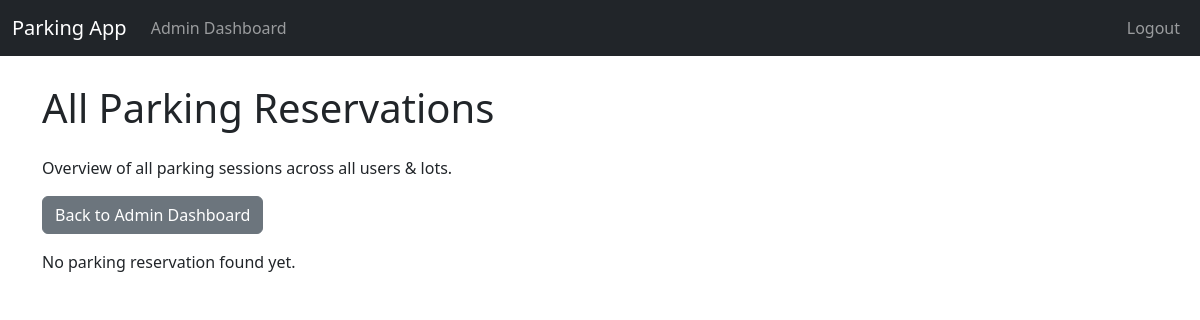
Page /admin/all_reservations (signed in) on the earlier database version.
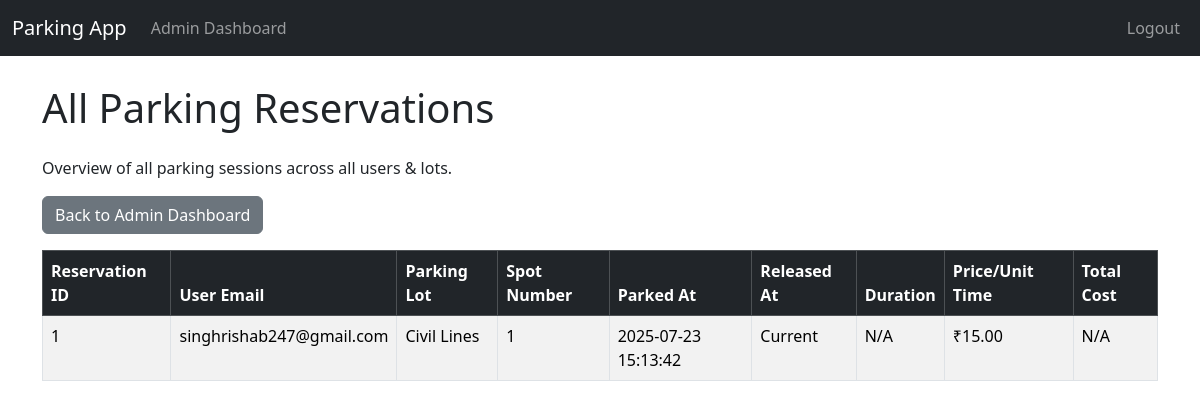
Same page on the later database version.
### app.py (models this page shows, shortened)
class Reservation(db.Model):
    id = db.Column(db.Integer, primary_key=True)
    spot_id = db.Column(db.Integer, db.ForeignKey('parking_spot.id'), nullable=False)
    user_id = db.Column(db.Integer, db.ForeignKey('user.id'), nullable=False)
    parking_timestamp = db.Column(db.DateTime,nullable=False, default=lambda: datetime.now(timezone.utc))
    leaving_timestamp = db.Column(db.DateTime, nullable=True)
    parking_cost_per_unit_time = db.Column(db.Float, nullable=False)

class User(db.Model, UserMixin):
    id = db.Column(db.Integer, primary_key=True)
    email_id = db.Column(db.String(120), nullable=False, unique=True)
    password_hash = db.Column(db.String(255), nullable=False)
    fullname = db.Column(db.String(120))
    address = db.Column(db.String(200))
    pin_code = db.Column(db.String(10))
    reservations = db.relationship('Reservation', backref='reserving_user',cascade='all, delete-orphan',lazy=True)
    user_occupied_spot = db.relationship('ParkingSpot', backref='occupied_by_user', uselist=False, foreign_keys='ParkingSpot.user_id',lazy=True)

class ParkingLot(db.Model):
    id = db.Column(db.Integer,primary_key=True)
    prime_location_name = db.Column(db.String(120),nullable=False,unique=True)
    price_per_unit_time = db.Column(db.Float,nullable=False)
    address = db.Column(db.String(200),nullable=False)
    pin_code = db.Column(db.String(10),nullable=False)
    maximum_number_of_spots = db.Column(db.Integer,nullable=False)
    spots = db.relationship('ParkingSpot',backref = 'parking_lot', lazy = True, cascade = 'all, delete-orphan')

### app.py (the view, shortened to what this page needs)
@app.route('/admin/all_reservations')
@login_required
def admin_all_reservations():
    if not isinstance(current_user, Admin):
        flash('You must be an administrator to access this page.','danger')
        return redirect(url_for('user_dashboard'))
    all_reservations = Reservation.query.order_by(Reservation.parking_timestamp.desc()).all()
    all_reservations_data = []
    for res in all_reservations:
        spot = ParkingSpot.query.get(res.spot_id)
        user = User.query.get(res.user_id)
        lot_name = 'N/A'
        spot_number = 'N/A'
        user_email = 'N/A'
        if spot:
            lot_name = spot.parking_lot.prime_location_name
            spot_number = spot.spot_number
        if user:
            user_email = user.email_id
        duration_str = 'N/A'
        total_cost = 'N/A'
        all_reservations_data.append({
            'reservation_id': res.id,
            'user_email': user_email,
            'lot_name': lot_name,
            'spot_number': spot_number,
            'parking_timestamp': res.parking_timestamp.strftime('%Y-%m-%d %H:%M:%S'),
            'leaving_timestamp': res.leaving_timestamp.strftime('%Y-%m-%d %H:%M:%S') if res.leaving_timestamp else 'Current',
            'duration': duration_str,
            'cost_per_unit_time': f"₹{res.parking_cost_per_unit_time:.2f}",
            'total_cost': total_cost
        })
    return render_template('admin_all_reservations.html', all_reservations_data=all_reservations_data)

### app.py (called while the page is built)
@login_manager.user_loader
def load_user(user_id_str):
    if '_' in user_id_str:
        user_type, user_id = user_id_str.split('_',1)
        try:
            user_id=int(user_id)
        except ValueError:
            return None
        if user_type == 'user':
            return User.query.get(user_id)
        elif user_type == 'admin':
            return Admin.query.get(user_id)
    return None

### templates/admin_all_reservations.html (shortened to what this page needs)
{% extends "base.html" %}
{% block content %}
    <h1 class="mb-4">All Parking Reservations</h1>
    <p>Overview of all parking sessions across all users & lots.</p>
    <a href="{{url_for('admin_dashboard')}}" class="btn btn-secondary mb-3">Back to Admin Dashboard</a>
    {% if all_reservations_data %}
        <div class="table-responsive">
            <table class="table table-striped table-bordered">
                <thead class="table-dark">
                    <tr>
                        <th>Reservation ID</th>
                        <th>User Email</th>
                        <th>Parking Lot</th>
                        <th>Spot Number</th>
                        <th>Parked At</th>
                        <th>Released At</th>
                        <th>Duration</th>
                        <th>Price/Unit Time</th>
                        <th>Total Cost</th>
                    </tr>
                </thead>
                <tbody>
                    {% for record in all_reservations_data %}
                        <tr>
                            <td>{{ record['reservation_id'] }}</td>
                            <td>{{ record['user_email'] }}</td>
                            <td>{{ record['lot_name'] }}</td>
                            <td>{{ record['spot_number'] }}</td>
                            <td>{{ record['parking_timestamp'] }}</td>
                            <td>{{ record['leaving_timestamp'] }}</td>
                            <td>{{ record['duration'] }}</td>
                            <td>{{ record['cost_per_unit_time'] }}</td>
                            <td>{{ record['total_cost'] }}</td>
                        </tr>
                    {% endfor %}
                </tbody>
            </table>
        </div>
    {% else %}
        <p>No parking reservation found yet.</p>
    {% endif %}
{% endblock %}

Differences in the rows shown:
added Reservation: reservation_id "1", user_email "singhrishab247@gmail.com", lot_name "Civil Lines", spot_number "1", parking_timestamp "2025-07-23 15:13:42", leaving_timestamp "Current", duration "N/A", cost_per_unit_time "₹15.00", total_cost "N/A"
Other differences:
text no longer shown: "No parking reservation found yet."
text now shown: "Reservation ID User Email Parking Lot Spot Number Parked At Released At Duration Price/Unit Time Total Cost"
